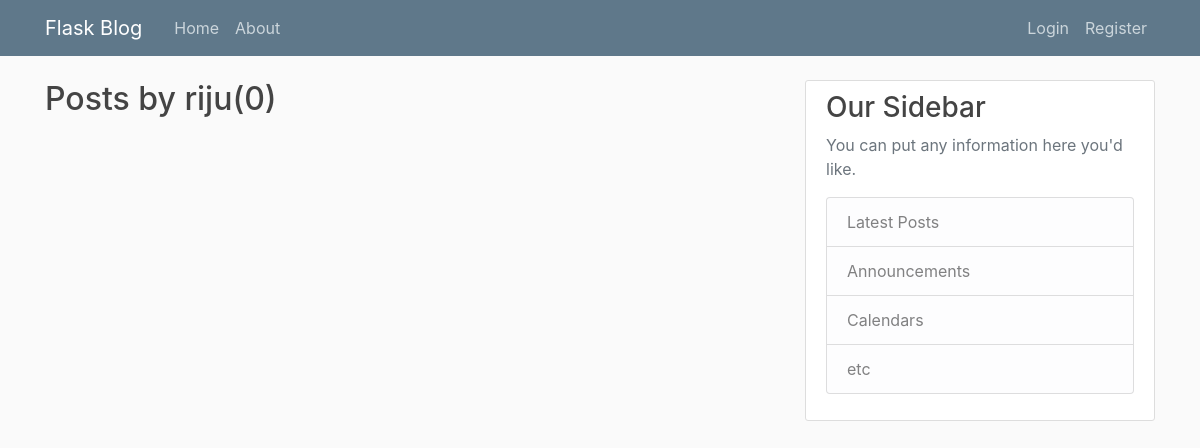
Page /user/riju/posts on the earlier database version.
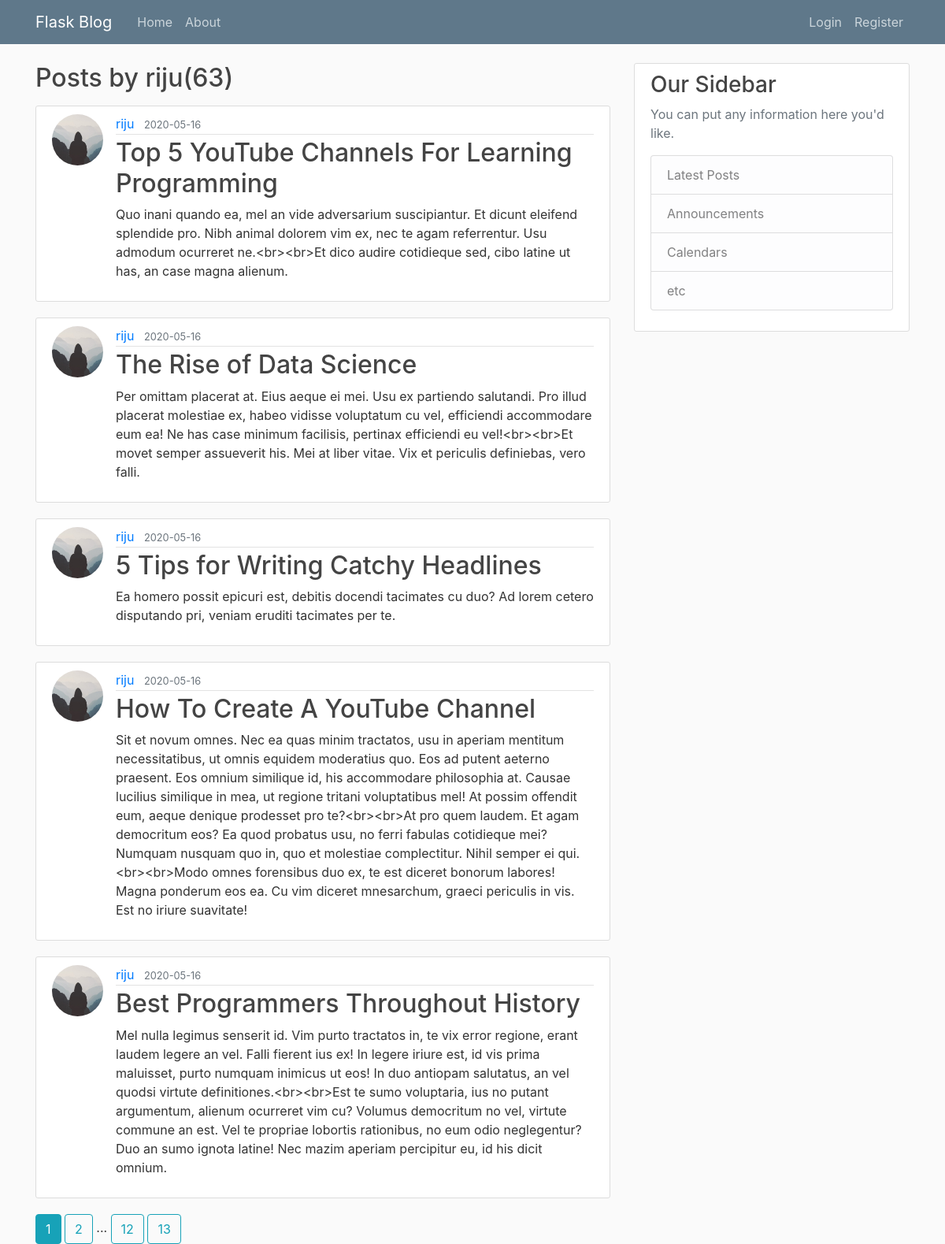
Same page on the later database version.
### flaskblog/models.py (models this page shows, shortened)
class User(db.Model, UserMixin):
	id = db.Column(db.Integer, primary_key=True)
	username = db.Column(db.String(20), unique=True, nullable=False)
	email = db.Column(db.String(100), unique=True, nullable=False)
	password = db.Column(db.String(60), nullable=False)
	image_file = db.Column(db.String(60), nullable=False, default='default.jpg')
	posts = db.relationship('Post', backref='author', lazy=True)

class Post(db.Model):
	id = db.Column(db.Integer, primary_key=True)
	user_id = db.Column(db.Integer, db.ForeignKey('user.id'), nullable=False)
	title = db.Column(db.String(100), nullable=False)
	date_posted = db.Column(db.DateTime, nullable=False, default=datetime.utcnow)
	content = db.Column(db.Text, nullable=False)

### flaskblog/users/routes.py (the view)
@users.route('/user/<string:username>/posts')
def user_posts(username):
	page = request.args.get('page', 1, type=int)
	user = User.query\
			.filter_by(username=username)\
			.first_or_404()
	posts = Post.query\
				.filter_by(author=user)\
				.order_by(Post.date_posted.desc())\
				.paginate(page=page, per_page=5)
	return render_template('user_posts.html', posts=posts, user=user)

### flaskblog/templates/user_posts.html
{% extends 'layout.html' %}
{% block content %}
	<h2 class="mb-3">Posts by {{ user.username }}({{posts.total}})</h2>
	{% for post in posts.items %}
		<article class="media content-section">
		  <img class="rounded-circle article-img" src="{{ url_for('static', filename='profile_pics/'+post.author.image_file) }}">
		  <div class="media-body">
		    <div class="article-metadata">
		      <a class="mr-2" href="{{ url_for('users.user_posts', username=post.author.username) }}">{{ post.author.username }}</a>
		      <small class="text-muted">{{ post.date_posted.strftime('%Y-%m-%d') }}</small>
		    </div>
		    <h2><a class="article-title" href="{{ url_for('posts.post', post_id=post.id) }}">{{ post.title }}</a></h2>
		    <p class="article-content">{{ post.content }}</p>
		  </div>
		</article>
	{% endfor %}
	{% for page_num in posts.iter_pages(left_edge=2, right_edge=2, left_current=1, right_current=2) %}
		{% if page_num %}
			{% if posts.page == page_num %}
				<span class="btn btn-info">{{ page_num }}</span>
			{% else %}
				<a class="btn btn-outline-info" href="{{ url_for('users.user_posts', username=user.username, page=page_num) }}">{{ page_num }}</a>
			{% endif %}
		{% else %}
			...
		{% endif %}
	{% endfor %}
{% endblock content %}

### flaskblog/templates/layout.html (shortened to what this page needs)
<html>
	<head>
	    <link rel="stylesheet" href="https://maxcdn.bootstrapcdn.com/bootstrap/4.0.0/css/bootstrap.min.css">
	    <link rel="stylesheet" type="text/css" href="{{ url_for('static', filename='main.css') }}">
	</head>
	<body>
		<header class="site-header">
		  <nav class="navbar navbar-expand-md navbar-dark bg-steel fixed-top">
		    <div class="container">
		      <a class="navbar-brand mr-4" href="/">Flask Blog</a>
		      <div class="collapse navbar-collapse" id="navbarToggle">
		        <div class="navbar-nav mr-auto">
		          <a class="nav-item nav-link" href="{{ url_for('main.home') }}">Home</a>
		          <a class="nav-item nav-link" href="{{ url_for('main.about') }}">About</a>
		        </div>
		        <div class="navbar-nav">
		          {% if current_user.is_authenticated %}
		          <a class="nav-item nav-link" href="{{ url_for('posts.add_post') }}">Create Post</a>
		          <a class="nav-item nav-link" href="{{ url_for('users.account') }}">Account</a>
		          	  <a class="nav-item nav-link" href="{{ url_for('users.logout') }}">Logout</a>
		          {% else %}
			          <a class="nav-item nav-link" href="{{ url_for('users.login') }}">Login</a>
			          <a class="nav-item nav-link" href="{{ url_for('users.register') }}">Register</a>
			      {% endif %}
		        </div>
		      </div>
		    </div>
		  </nav>
		</header>
		<main role="main" class="container">
		  <div class="row">
		    <div class="col-md-8">
		        {% block content %}{% endblock %}
		    </div>
		    <div class="col-md-4">
		      <div class="content-section">
		        <h3>Our Sidebar</h3>
		        <p class='text-muted'>You can put any information here you'd like.
		          <ul class="list-group">
		            <li class="list-group-item list-group-item-light">Latest Posts</li>
		            <li class="list-group-item list-group-item-light">Announcements</li>
		            <li class="list-group-item list-group-item-light">Calendars</li>
		            <li class="list-group-item list-group-item-light">etc</li>
		          </ul>
		        </p>
		      </div>
		    </div>
		  </div>
		</main>
	</body>
</html>

### flaskblog/static/main.css (style rules this page uses)
body { background: #fafafa; color: #333333; margin-top: 5rem; }
h1, h2, h3, h4, h5, h6 { color: #444444; }
.bg-steel { background-color: #5f788a; }
.site-header .navbar-nav .nav-link { color: #cbd5db; }
.content-section { background: #ffffff; padding: 10px 20px; border: 1px solid #dddddd; border-radius: 3px; margin-bottom: 20px; }
.article-title { color: #444444; }
.article-content { white-space: pre-line; }
.article-img { height: 65px; width: 65px; margin-right: 16px; }
.article-metadata { padding-bottom: 1px; margin-bottom: 4px; border-bottom: 1px solid #e3e3e3 }

Differences in the rows shown:
added Post: image_file (placeholder picture), author.username "riju", date_posted "2020-05-16", title "Top 5 YouTube Channels For Learning Programming", content "Quo inani quando ea, mel an vide adversarium suscipiantur. Et dicunt eleifend splendide pro. Nibh animal dolorem vim ex, nec te agam referrentur. Usu admodum ocurreret ne.<br><br>Et dico audire cotidieque sed, cibo latine ut has, an case magna alienum."
added Post: image_file (placeholder picture), author.username "riju", date_posted "2020-05-16", title "The Rise of Data Science", content "Per omittam placerat at. Eius aeque ei mei. Usu ex partiendo salutandi. Pro illud placerat molestiae ex, habeo vidisse voluptatum cu vel, efficiendi accommodare eum ea! Ne has case minimum facilisis, pertinax efficiendi eu vel!<br><br>Et movet semper assueverit his. Mei at liber vitae. Vix et periculis definiebas, vero falli."
added Post: image_file (placeholder picture), author.username "riju", date_posted "2020-05-16", title "5 Tips for Writing Catchy Headlines", content "Ea homero possit epicuri est, debitis docendi tacimates cu duo? Ad lorem cetero disputando pri, veniam eruditi tacimates per te."
added Post: image_file (placeholder picture), author.username "riju", date_posted "2020-05-16", title "How To Create A YouTube Channel", content "Sit et novum omnes. Nec ea quas minim tractatos, usu in aperiam mentitum necessitatibus, ut omnis equidem moderatius quo. Eos ad putent aeterno praesent. Eos omnium similique id, his accommodare philosophia at. Causae lucilius similique in mea, ut regione tritani voluptatibus mel! At possim offendit eum, aeque denique prodesset pro te?<br><br>At pro quem laudem. Et agam democritum eos? Ea quod probatus usu, no ferri fabulas cotidieque mei? Numquam nusquam quo in, quo et molestiae complectitur. Nihil semper ei qui.<br><br>Modo omnes forensibus duo ex, te est diceret bonorum labores! Magna ponderum eos ea. Cu vim diceret mnesarchum, graeci periculis in vis. Est no iriure suavitate!"
added Post: image_file (placeholder picture), author.username "riju", date_posted "2020-05-16", title "Best Programmers Throughout History", content "Mel nulla legimus senserit id. Vim purto tractatos in, te vix error regione, erant laudem legere an vel. Falli fierent ius ex! In legere iriure est, id vis prima maluisset, purto numquam inimicus ut eos! In duo antiopam salutatus, an vel quodsi virtute definitiones.<br><br>Est te sumo voluptaria, ius no putant argumentum, alienum ocurreret vim cu? Volumus democritum no vel, virtute commune an est. Vel te propriae lobortis rationibus, no eum odio neglegentur? Duo an sumo ignota latine! Nec mazim aperiam percipitur eu, id his dicit omnium."
Other differences:
{{ posts.total }}: "0" → "63"
new list line: "1"
new list line: "2"
new list line: "12"
new list line: "13"
